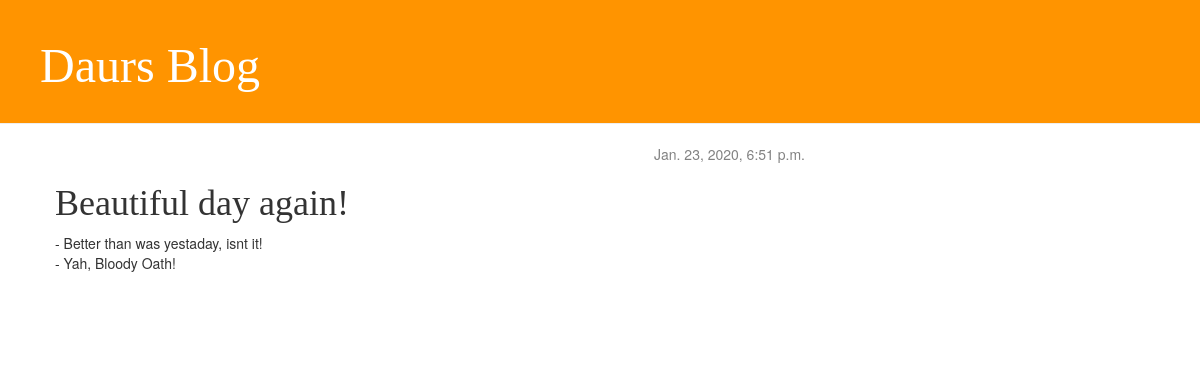
Screenshot of /post/7/ with the database file from the repository.
### blog/models.py (models this page shows, shortened)
class Post(models.Model):
    author = models.ForeignKey(settings.AUTH_USER_MODEL, on_delete=models.CASCADE)
    title = models.CharField(max_length=200)
    text = models.TextField()
    created_date = models.DateTimeField(default=timezone.now)
    published_date = models.DateTimeField(blank=True, null=True)

### blog/views.py (the view)
# urls.py: path('post/<int:pk>/', views.post_detail, name='post_detail'),
def post_detail(request, pk):
    post = get_object_or_404(Post, pk=pk)
    return render(request, 'blog/post_detail.html', {'post': post})

### blog/templates/blog/post_detail.html (shortened to what this page needs)
{% extends 'blog/base.html' %}
{% block content %}
    <div class="post">
        {% if post.published_date %}
            <div class="date">
                {{ post.published_date }}
            </div>
        {% endif %}
        <h1>{{ post.title }}</h1>
        <p>{{ post.text|linebreaksbr }}</p>
    </div>
{% endblock %}

### blog/static/css/blog.css (style rules this page uses)
h1, h2, h3, h4 { font-family: 'Lobster', cursive; }
.date { text-align: right; color: #828282; }
.post { margin-bottom: 70px; }

### rows the page displays
Post: published_date "Jan. 23, 2020, 6:51 p.m.", title "Beautiful day again!", text "- Better than was yestaday, isnt it! - Yah, Bloody Oath!"
